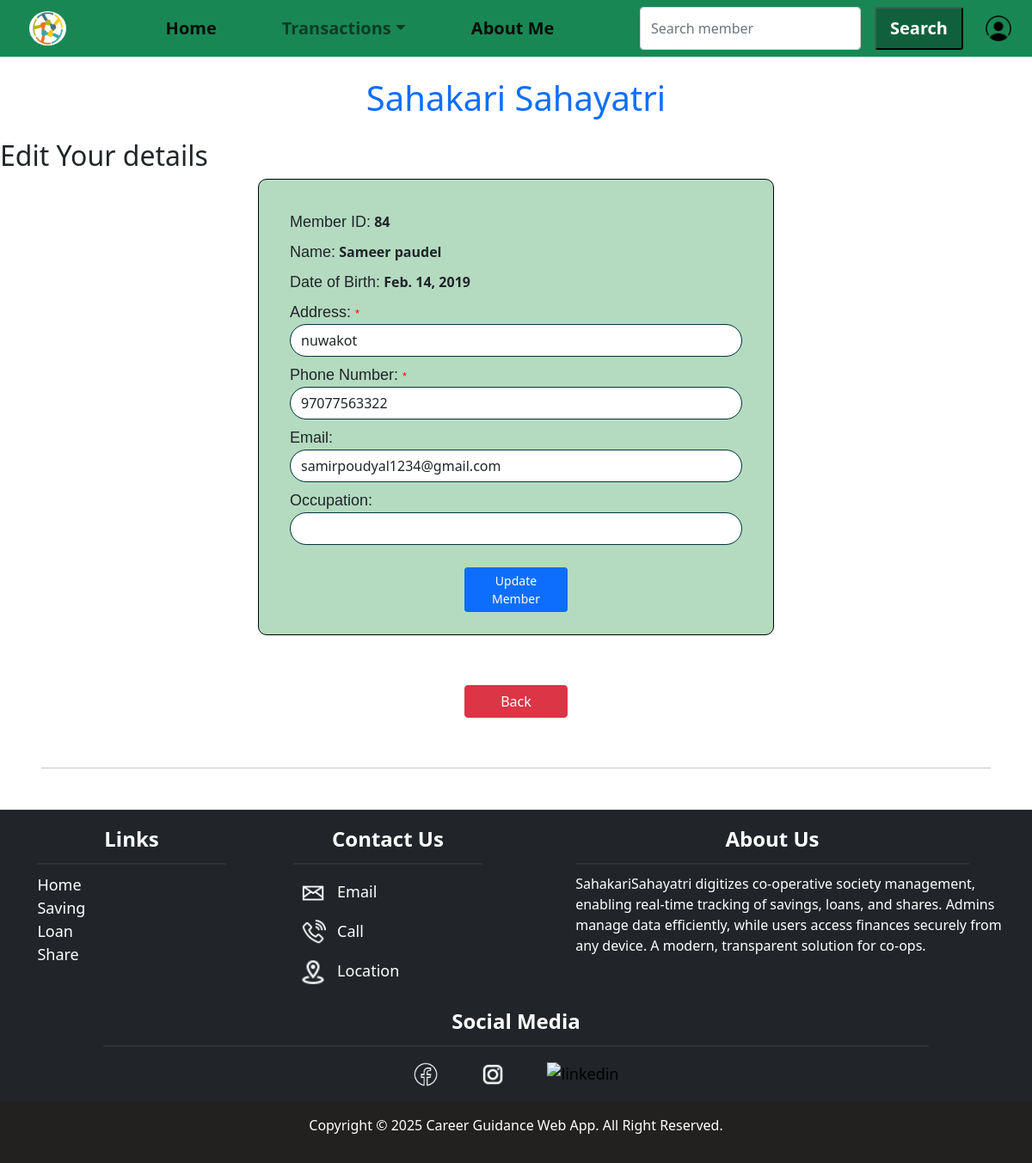
The page /member/details/update/84/ (signed in) on the database its author committed.
### customer/models.py (models this page shows, shortened)
class Member(models.Model):
    user = models.OneToOneField(User, on_delete=models.CASCADE, related_name='member_profile')
    member_id = models.IntegerField(unique=True, primary_key=True)
    first_name = models.CharField(max_length=30, blank=False)
    middle_name = models.CharField(max_length=30, blank=True)
    last_name = models.CharField(max_length=30, blank=False)
    email = models.EmailField(unique=True, blank=True)
    phone_number = models.CharField(max_length=15, unique=True, blank=True)
    address = models.TextField(blank=False)
    date_of_birth = models.DateField(blank=True, null=True)
    citizenship_number = models.CharField(max_length=20, unique=True, blank=False)
    occupation = models.CharField(max_length=100, blank=True)
    date_joined = models.DateField(null=True, blank=True)
    name = models.CharField(max_length=100, blank=False, editable=False)
    class Meta:
        ordering = ['member_id']  # Ascending order

### customer/views.py (the view, shortened to what this page needs)
# urls.py: path('member/details/update/<int:id>/', customer.user_update_customer, name='user_customer_update'),
@login_required(login_url='loginpage')
def user_update_customer(request, id):
    if not request.user.is_staff or request.user.is_superuser:
        member = get_object_or_404(Member, member_id=id)
        user = User.objects.filter(username__endswith=f"_{member.member_id}").first()
        return render(request, 'user_customer_update.html', {'form': member, 'id': id})
    else:
        messages.error(request, "This page accessible to member only")
        return redirect('customer_home')

### customer/templates/user_customer_update.html (shortened to what this page needs)
{% extends "base.html" %}
{% load static %}
{% block content %}
<h2>Edit Your details</h2>
<div class="form-div">
    <form method="post" action="{% url 'user_customer_update' id %}" class="form-member">
        <div class="mb-2">
            <label for="member_id">Member ID: </label><span class="fw-bold"> {{id}}</span>
        </div>
        <div class="mb-2">
            <label for="first_name">Name: </label><span class="fw-bold"> {{form.name}}</span>
        </div>
        <div class="mb-2">
            <label for="date_of_birth">Date of Birth: </label><span class="fw-bold"> {{form.date_of_birth}}</span>
        </div>
        <div class="mb-2">
            <label for="address">Address: <span class="required-form" >*</span></label>
            <input type="text" id="address" name="address" value="{{form.address}}" class="form-control" required>
        </div>
        <div class="mb-2">
            <label for="phone_number">Phone Number: <span class="required-form" >*</span></label>
            <input type="text" id="phone_number" name="phone_number" value="{{form.phone_number}}" class="form-control" required>
        </div>
        <div class="mb-2">
            <label for="email">Email:</label>
            <input type="email" id="email" name="email" value="{{form.email}}" class="form-control">
        </div>
        <div class="mb-2">
            <label for="occupation">Occupation:</label>
            <input type="text" id="occupation" name="occupation" value="{{form.occupation}}" class="form-control">
        </div>
        <div class="mb-3 button-container">
            <button type="submit" class="btn btn-sm btn-primary" value="submit">Update Member</button>
        </div>
    </form>
</div>
<div class="button-container">
    <a href="{% url 'about_me' %}" class="btn btn-danger">Back</a>
</div>
{% endblock content %}

### static/css/style.css (style rules this page uses)
.form-div { justify-content: center; display: flex; }
.form-member, .form-saving, .form-loan, .form-share { width: 50vw; border: 1px solid black; border-radius: 10px; padding-top: 3vw; padding-inline: 3vw; background-color: #b4dbc0; margin-bottom: 4vh; }
.required-form { color: red; font-size: small; }
.form-member label, .form-saving label, .form-loan label, .form-share label { font-family: 'Gill Sans', 'Gill Sans MT', Calibri, 'Trebuchet MS', sans-serif; font-size: large; }
.form-member input, .form-loan input, .form-saving input, .form-share input { border-radius: 2vw; border: 1px solid #023340; }
.button-container { display: flex; justify-content: center; margin-top: 1rem; }
.button-container .btn { width: 10vw; text-decoration: none; color: #fff; font-weight: 500; margin: 10px; }
html { font-size: 16px; }
body { margin: 0; padding: 0; }

### rows shown on the page
Member: name "Sameer paudel", date_of_birth "Feb. 14, 2019", address "nuwakot", phone_number "97077563322", email "samirpoudyal1234@gmail.com"

### other values the page prints
{{ id }} "84"
